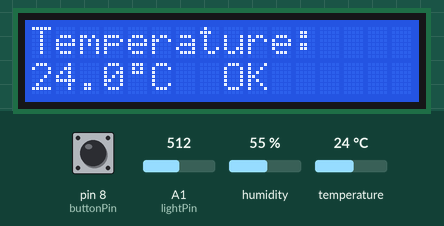
Bench run of a sketch on a simulated Arduino Uno, built with avr-gcc and run on an emulated ATmega328P. On the bench: 16×2 character LCD. The inputs (shaded band) are chosen by the test bench; at power-on: temperature 24 °C, pin 8 (buttonPin) HIGH, A1 (lightPin) = 512, humidity 55 %. What the sketch prints to the serial monitor is not drawn.

Above: at 3.2 s.
3.3 s: temperature set to 21 °C
At 5.1 s:
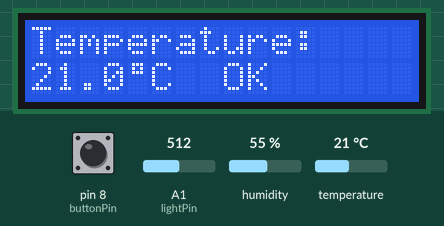
5.7 s: temperature set to 18 °C
At 7.0 s:
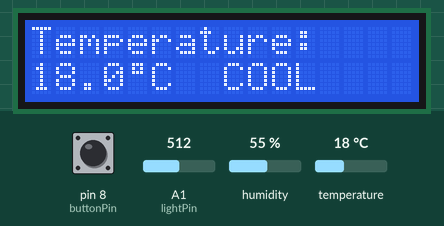
7.8 s: pin 8 (buttonPin) pulled LOW for 0.15 s
At 9.3 s:
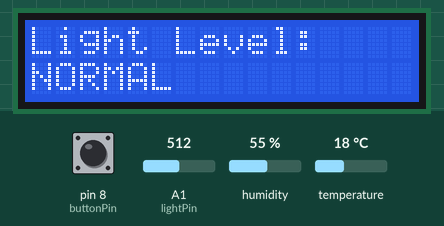
14.1 s: A1 (lightPin) set to 793
16.1 s: A1 (lightPin) set to 808
At 18.3 s:
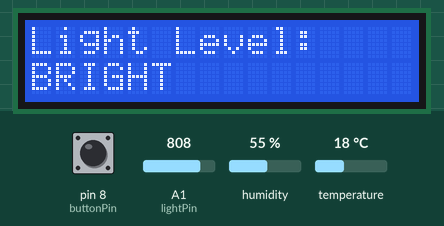
18.6 s: pin 8 (buttonPin) pulled LOW for 1 s
At 19.0 s:
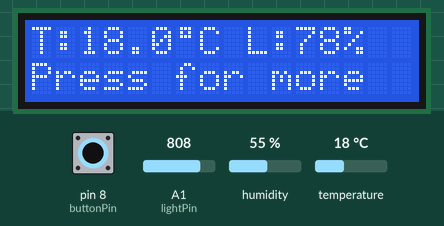
Timing chart, 0 to 21.6 s (numbered marks = the images above; inputs shaded):
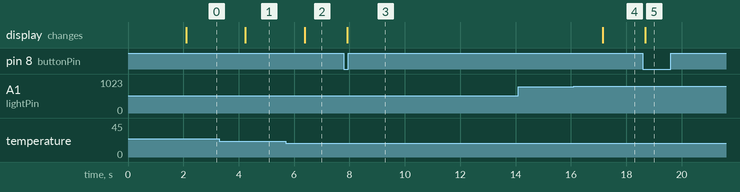

Measured:
- the behaviour switches between 20 and 19 °C on temperature (found by bisection; images 1 and 2)
- the behaviour switches between 800 and 801 on A1 (lightPin) (found by bisection; images 3 and 4)
- after the input at 3.3 s, the display: changes after 0.94 s (image 1)
- after the input at 5.7 s, the display: changes after 0.68 s (image 2)
- after the input at 7.8 s, the display: changes after 0.11 s (image 3)
- after the input at 14.1 s, every drawn part: stays the same
- after the input at 16.1 s, the display: changes after 1.0 s (image 4)
- after the input at 18.6 s, the display: changes after 0.09 s (image 5)

The sketch:

EnvironmentalMonitorLCD.ino
```cpp
#include <LiquidCrystal.h>
#include <DHT.h>

// === LCD Setup ===
// LCD(RS, Enable, D4, D5, D6, D7)
LiquidCrystal lcd(12, 11, 5, 4, 3, 2);

// === DHT11 Setup ===
#define DHTPIN 7
#define DHTTYPE DHT11
DHT dht(DHTPIN, DHTTYPE);

// === Pin definitions ===
const int lightPin = A1;
const int buttonPin = 8;

// === Variables ===
float temperature = 0.0;
int lightLevel = 0;
int displayMode = 0;
int buttonState = 0;
int lastButtonState = 0;
unsigned long lastUpdate = 0;
const unsigned long updateInterval = 1000;  // 1 second update

// === Custom Characters ===
byte degreeSymbol[8] = {
  0b01110,
  0b01010,
  0b01110,
  0b00000,
  0b00000,
  0b00000,
  0b00000,
  0b00000
};

byte sunSymbol[8] = {
  0b00000,
  0b10101,
  0b01110,
  0b11111,
  0b01110,
  0b10101,
  0b00000,
  0b00000
};

void setup() {
  lcd.begin(16, 2);
  lcd.createChar(0, degreeSymbol);
  lcd.createChar(1, sunSymbol);

  dht.begin();  // Start DHT sensor

  pinMode(buttonPin, INPUT_PULLUP);  // Internal pull-up

  lcd.clear();
  lcd.setCursor(0, 0);
  lcd.print("Environmental");
  lcd.setCursor(0, 1);
  lcd.print("Monitor v1.0");
  delay(2000);

  Serial.begin(9600);
  Serial.println("Environmental Monitoring Station Started");
}

void loop() {
  if (millis() - lastUpdate >= updateInterval) {
    readSensors();
    lastUpdate = millis();
  }

  // Button handling
  buttonState = digitalRead(buttonPin);
  if (buttonState == LOW && lastButtonState == HIGH) {
    displayMode = (displayMode + 1) % 3;
    delay(50);  // Debounce
  }
  lastButtonState = buttonState;

  updateDisplay();

  delay(100);
}

void readSensors() {
  temperature = dht.readTemperature();  // Celsius

  if (isnan(temperature)) {
    Serial.println("DHT11 read failed!");
    temperature = -999.0;  // Flag value
  }

  lightLevel = analogRead(lightPin);

  Serial.print("Temp: ");
  if (temperature != -999.0) {
    Serial.print(temperature);
    Serial.print("°C, ");
  } else {
    Serial.print("N/A, ");
  }

  Serial.print("Light: ");
  Serial.println(lightLevel);
}

void updateDisplay() {
  lcd.clear();

  switch (displayMode) {
    case 0:  // Temperature
      lcd.setCursor(0, 0);
      lcd.print("Temperature:");
      lcd.setCursor(0, 1);
      if (temperature != -999.0) {
        lcd.print(temperature, 1);
        lcd.write((byte)0);
        lcd.print("C");

        lcd.setCursor(8, 1);
        if (temperature < 20) {
          lcd.print("COOL");
        } else if (temperature > 25) {
          lcd.print("HOT ");
        } else {
          lcd.print("OK  ");
        }
      } else {
        lcd.print("Sensor Error");
      }
      break;

    case 1:  // Light level
      lcd.setCursor(0, 0);
      lcd.print("Light Level:");

      lcd.setCursor(0, 1);
      lcd.print("                ");  // Clear line 1 fully

      lcd.setCursor(0, 1);
      if (lightLevel < 200) {
        lcd.print("DARK");
      } else if (lightLevel > 800) {
        lcd.print("BRIGHT");
      } else {
        lcd.print("NORMAL");
      }
      break;


    case 2:  // Both
      lcd.setCursor(0, 0);
      lcd.print("T:");
      if (temperature != -999.0) {
        lcd.print(temperature, 1);
        lcd.write((byte)0);
        lcd.print("C");
      } else {
        lcd.print("Err");
      }

      lcd.setCursor(9, 0);
      lcd.print("L:");
      lcd.print(map(lightLevel, 0, 1023, 0, 99));
      lcd.print("%");

      lcd.setCursor(0, 1);
      lcd.print("Press for more");
      break;
  }

  //lcd.setCursor(15, 0);
  //lcd.print(displayMode);  // Show current mode
}
```
